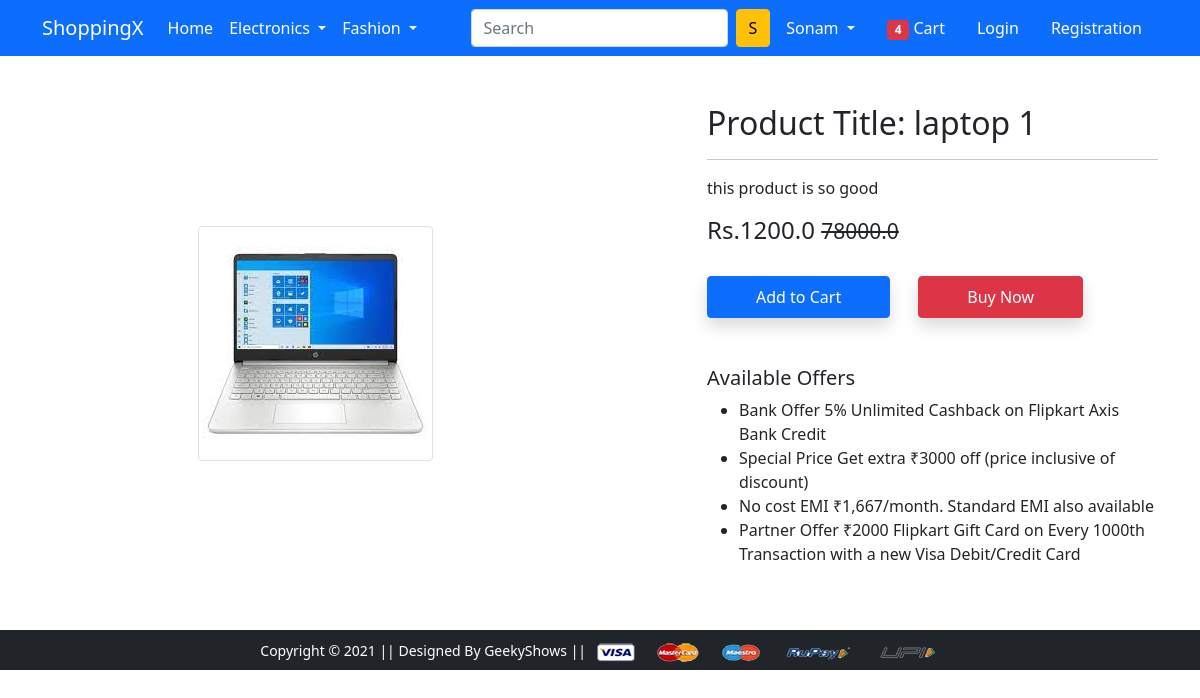
The app's page /product-detail/10 with its own data.
### app/models.py (models this page shows, shortened)
class Product(models.Model):
    title=models.CharField(_("title"), max_length=150)
    selling_price=models.FloatField()
    discount_price=models.FloatField()
    discription=models.TextField(_("discription"))
    brand=models.CharField(_("brand"),max_length=255)
    categary=models.CharField(_("categary"),choices=categary_choices,max_length=2)
    product_image=models.ImageField(_("product_image"), upload_to='producting')

### app/views.py (the view)
# urls.py: path('product-detail/<int:id>', views.ProductDetailView.as_view(), name='product-detail'),
class ProductDetailView(View):
    def get(self,request,id):
        product=Product.objects.get(id=id)
        return render(request, 'app/productdetail.html',{'product':product})

### app/templates/app/productdetail.html (shortened to what this page needs)
{% extends 'app/base.html' %}
{% load static %}
{% block main-content %}
<div class="container my-5">
 <div class="row">
  <div class="col-sm-6 text-center align-self-center">
   <img src="{{product.product_image.url}}" alt="" class="img-fluid img-thumbnail">
  </div>
  <div class="col-sm-5 offset-sm-1">
   <h2>Product Title: {{product.title}}</h2>
   <hr>
   <p>{{product.discription}}</p>
   <h4>Rs.{{product.discount_price}} <small class="fw-light text-decoration-line-through">{{product.selling_price}}</small></h4> <br>
   <a href="{% url 'add-to-cart' %}" class="btn btn-primary shadow px-5 py-2">Add to Cart</a>
   <a href="{% url 'buy-now' %}" class="btn btn-danger shadow px-5 py-2 ms-4">Buy Now</a>
   <h5 class="mt-5">Available Offers</h5>
   <ul>
    <li>Bank Offer 5% Unlimited Cashback on Flipkart Axis Bank Credit</li>
    <li>Special Price Get extra ₹3000 off (price inclusive of discount)</li>
    <li>No cost EMI ₹1,667/month. Standard EMI also available</li>
    <li>Partner Offer ₹2000 Flipkart Gift Card on Every 1000th Transaction with a new Visa Debit/Credit Card</li>
   </ul>
  </div>
 </div>
</div>
{% endblock main-content %}

### records on screen
Product: product_image (picture), title "laptop 1", discription "this product is so good", discount_price "1200.0", selling_price "78000.0"
